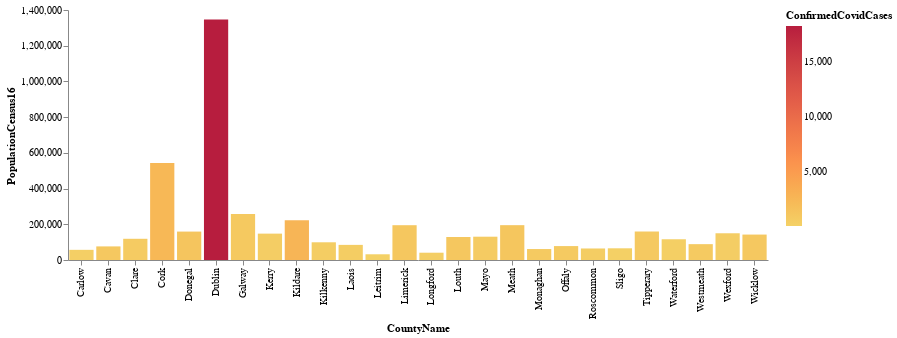

Notebook code cell kept with this figure:
### Code cell
#@title
alt.Chart(df_county).mark_bar().encode(
    x = 'CountyName:N',
    y = 'PopulationCensus16:Q',
    color=alt.Color('ConfirmedCovidCases:Q', scale=alt.Scale(scheme='goldred'))    
).properties(
    width=700,
    height=250
).configure_axis(
    grid=False
).configure_view(
    strokeWidth=0
).interactive()

### Figure 1 — Vega-Lite specification as saved in the notebook (floating-point values rounded to 4 significant figures)
{"config": {"view": {"continuousWidth": 400, "continuousHeight": 300, "strokeWidth": 0}, "axis": {"grid": false}}, "data": {"name": "data-e167ac261b36158eecf6c7ff5d946db3"}, "mark": "bar", "encoding": {"color": {"type": "quantitative", "field": "ConfirmedCovidCases", "scale": {"scheme": "goldred"}}, "x": {"type": "nominal", "field": "CountyName"}, "y": {"type": "quantitative", "field": "PopulationCensus16"}}, "height": 250, "selection": {"selector002": {"type": "interval", "bind": "scales", "encodings": ["x", "y"]}}, "width": 700, "$schema": "https://vega.github.io/schema/vega-lite/v4.8.1.json", "datasets": {"data-e167ac261b36158eecf6c7ff5d946db3": [{"ORIGID": null, "CountyName": "Carlow", "PopulationCensus16": 56932, "IGEasting": 278661, "IGNorthing": 163444, "Lat": 52.72, "Long": -6.837, "UniqueGeographicIdentifier": "http://data.geohive.ie/resource/county/2ae19629-143d-13a3-e055-000000000001", "ConfirmedCovidCases": 302, "PopulationProportionCovidCases": 530.5, "ConfirmedCovidDeaths": null, "ConfirmedCovidRecovered": null, "x": -6.837, "y": 52.72, "FID": 5721, "TimeStampDate": "2020/10/06 00:00:00+00"}, {"ORIGID": null, "CountyName": "Cavan", "PopulationCensus16": 76176, "IGEasting": 246380, "IGNorthing": 304501, "Lat": 53.99, "Long": -7.294, "UniqueGeographicIdentifier": "http://data.geohive.ie/resource/county/2ae19629-1448-13a3-e055-000000000001", "ConfirmedCovidCases": 1029, "PopulationProportionCovidCases": 1351.0, "ConfirmedCovidDeaths": null, "ConfirmedCovidRecovered": null, "x": -7.294, "y": 53.99, "FID": 5722, "TimeStampDate": "2020/10/06 00:00:00+00"}, {"ORIGID": null, "CountyName": "Clare", "PopulationCensus16": 118817, "IGEasting": 133493, "IGNorthing": 182732, "Lat": 52.89, "Long": -8.989, "UniqueGeographicIdentifier": "http://data.geohive.ie/resource/county/2ae19629-1450-13a3-e055-000000000001", "ConfirmedCovidCases": 727, "PopulationProportionCovidCases": 611.9, "ConfirmedCovidDeaths": null, "ConfirmedCovidRecovered": null, "x": -8.989, "y": 52.89, "FID": 5723, "TimeStampDate": "2020/10/06 00:00:00+00"}, {"ORIGID": null, "CountyName": "Cork", "PopulationCensus16": 542868, "IGEasting": 156242, "IGNorthing": 77860, "Lat": 51.95, "Long": -8.637, "UniqueGeographicIdentifier": "http://data.geohive.ie/resource/county/2ae19629-1451-13a3-e055-000000000001", "ConfirmedCovidCases": 2507, "PopulationProportionCovidCases": 461.8, "ConfirmedCovidDeaths": null, "ConfirmedCovidRecovered": null, "x": -8.637, "y": 51.95, "FID": 5724, "TimeStampDate": "2020/10/06 00:00:00+00"}, {"ORIGID": null, "CountyName": "Donegal", "PopulationCensus16": 159192, "IGEasting": 202615, "IGNorthing": 405691, "Lat": 54.9, "Long": -7.96, "UniqueGeographicIdentifier": "http://data.geohive.ie/resource/county/2ae19629-1452-13a3-e055-000000000001", "ConfirmedCovidCases": 1246, "PopulationProportionCovidCases": 782.7, "ConfirmedCovidDeaths": null, "ConfirmedCovidRecovered": null, "x": -7.96, "y": 54.9, "FID": 5725, "TimeStampDate": "2020/10/06 00:00:00+00"}, {"ORIGID": null, "CountyName": "Dublin", "PopulationCensus16": 1347359, "IGEasting": 313762, "IGNorthing": 235813, "Lat": 53.36, "Long": -6.292, "UniqueGeographicIdentifier": "http://data.geohive.ie/resource/county/2ae19629-144f-13a3-e055-000000000001", "ConfirmedCovidCases": 18278, "PopulationProportionCovidCases": 1357.0, "ConfirmedCovidDeaths": null, "ConfirmedCovidRecovered": null, "x": -6.292, "y": 53.36, "FID": 5726, "TimeStampDate": "2020/10/06 00:00:00+00"}, {"ORIGID": null, "CountyName": "Galway", "PopulationCensus16": 258058, "IGEasting": 151045, "IGNorthing": 235818, "Lat": 53.37, "Long": -8.736, "UniqueGeographicIdentifier": "http://data.geohive.ie/resource/county/2ae19629-1453-13a3-e055-000000000001", "ConfirmedCovidCases": 901, "PopulationProportionCovidCases": 349.1, "ConfirmedCovidDeaths": null, "ConfirmedCovidRecovered": null, "x": -8.736, "y": 53.37, "FID": 5727, "TimeStampDate": "2020/10/06 00:00:00+00"}, {"ORIGID": null, "CountyName": "Kerry", "PopulationCensus16": 147707, "IGEasting": 92975, "IGNorthing": 102996, "Lat": 52.17, "Long": -9.565, "UniqueGeographicIdentifier": "http://data.geohive.ie/resource/county/2ae19629-1454-13a3-e055-000000000001", "ConfirmedCovidCases": 466, "PopulationProportionCovidCases": 315.5, "ConfirmedCovidDeaths": null, "ConfirmedCovidRecovered": null, "x": -9.565, "y": 52.17, "FID": 5728, "TimeStampDate": "2020/10/06 00:00:00+00"}, {"ORIGID": null, "CountyName": "Kildare", "PopulationCensus16": 222504, "IGEasting": 281262, "IGNorthing": 221513, "Lat": 53.24, "Long": -6.784, "UniqueGeographicIdentifier": "http://data.geohive.ie/resource/county/2ae19629-1455-13a3-e055-000000000001", "ConfirmedCovidCases": 2724, "PopulationProportionCovidCases": 1224.0, "ConfirmedCovidDeaths": null, "ConfirmedCovidRecovered": null, "x": -6.784, "y": 53.24, "FID": 5729, "TimeStampDate": "2020/10/06 00:00:00+00"}, {"ORIGID": null, "CountyName": "Kilkenny", "PopulationCensus16": 99232, "IGEasting": 253094, "IGNorthing": 148060, "Lat": 52.58, "Long": -7.218, "UniqueGeographicIdentifier": "http://data.geohive.ie/resource/county/2ae19629-1456-13a3-e055-000000000001", "ConfirmedCovidCases": 495, "PopulationProportionCovidCases": 498.8, "ConfirmedCovidDeaths": null, "ConfirmedCovidRecovered": null, "x": -7.218, "y": 52.58, "FID": 5730, "TimeStampDate": "2020/10/06 00:00:00+00"}, {"ORIGID": null, "CountyName": "Laois", "PopulationCensus16": 84697, "IGEasting": 244211, "IGNorthing": 193996, "Lat": 53.0, "Long": -7.342, "UniqueGeographicIdentifier": "http://data.geohive.ie/resource/county/2ae19629-143e-13a3-e055-000000000001", "ConfirmedCovidCases": 517, "PopulationProportionCovidCases": 610.4, "ConfirmedCovidDeaths": null, "ConfirmedCovidRecovered": null, "x": -7.342, "y": 53.0, "FID": 5731, "TimeStampDate": "2020/10/06 00:00:00+00"}, {"ORIGID": null, "CountyName": "Leitrim", "PopulationCensus16": 32044, "IGEasting": 200446, "IGNorthing": 319670, "Lat": 54.13, "Long": -7.994, "UniqueGeographicIdentifier": "http://data.geohive.ie/resource/county/2ae19629-143f-13a3-e055-000000000001", "ConfirmedCovidCases": 124, "PopulationProportionCovidCases": 387.0, "ConfirmedCovidDeaths": null, "ConfirmedCovidRecovered": null, "x": -7.994, "y": 54.13, "FID": 5732, "TimeStampDate": "2020/10/06 00:00:00+00"}, {"ORIGID": null, "CountyName": "Limerick", "PopulationCensus16": 194899, "IGEasting": 149743, "IGNorthing": 141780, "Lat": 52.53, "Long": -8.741, "UniqueGeographicIdentifier": "http://data.geohive.ie/resource/county/2ae19629-1440-13a3-e055-000000000001", "ConfirmedCovidCases": 1118, "PopulationProportionCovidCases": 573.6, "ConfirmedCovidDeaths": null, "ConfirmedCovidRecovered": null, "x": -8.741, "y": 52.53, "FID": 5733, "TimeStampDate": "2020/10/06 00:00:00+00"}, {"ORIGID": null, "CountyName": "Longford", "PopulationCensus16": 40873, "IGEasting": 220162, "IGNorthing": 275901, "Lat": 53.73, "Long": -7.695, "UniqueGeographicIdentifier": "http://data.geohive.ie/resource/county/2ae19629-1441-13a3-e055-000000000001", "ConfirmedCovidCases": 388, "PopulationProportionCovidCases": 949.3, "ConfirmedCovidDeaths": null, "ConfirmedCovidRecovered": null, "x": -7.695, "y": 53.73, "FID": 5734, "TimeStampDate": "2020/10/06 00:00:00+00"}, {"ORIGID": null, "CountyName": "Louth", "PopulationCensus16": 128884, "IGEasting": 299463, "IGNorthing": 297349, "Lat": 53.92, "Long": -6.487, "UniqueGeographicIdentifier": "http://data.geohive.ie/resource/county/2ae19629-1442-13a3-e055-000000000001", "ConfirmedCovidCases": 1106, "PopulationProportionCovidCases": 858.1, "ConfirmedCovidDeaths": null, "ConfirmedCovidRecovered": null, "x": -6.487, "y": 53.92, "FID": 5735, "TimeStampDate": "2020/10/06 00:00:00+00"}, {"ORIGID": null, "CountyName": "Mayo", "PopulationCensus16": 130507, "IGEasting": 117679, "IGNorthing": 297355, "Lat": 53.92, "Long": -9.254, "UniqueGeographicIdentifier": "http://data.geohive.ie/resource/county/2ae19629-1443-13a3-e055-000000000001", "ConfirmedCovidCases": 681, "PopulationProportionCovidCases": 521.8, "ConfirmedCovidDeaths": null, "ConfirmedCovidRecovered": null, "x": -9.254, "y": 53.92, "FID": 5736, "TimeStampDate": "2020/10/06 00:00:00+00"}, {"ORIGID": null, "CountyName": "Meath", "PopulationCensus16": 195044, "IGEasting": 284946, "IGNorthing": 271349, "Lat": 53.69, "Long": -6.715, "UniqueGeographicIdentifier": "http://data.geohive.ie/resource/county/2ae19629-1444-13a3-e055-000000000001", "ConfirmedCovidCases": 1190, "PopulationProportionCovidCases": 610.1, "ConfirmedCovidDeaths": null, "ConfirmedCovidRecovered": null, "x": -6.715, "y": 53.69, "FID": 5737, "TimeStampDate": "2020/10/06 00:00:00+00"}, {"ORIGID": null, "CountyName": "Monaghan", "PopulationCensus16": 61386, "IGEasting": 268914, "IGNorthing": 326818, "Lat": 54.19, "Long": -6.945, "UniqueGeographicIdentifier": "http://data.geohive.ie/resource/county/2ae19629-1445-13a3-e055-000000000001", "ConfirmedCovidCases": 764, "PopulationProportionCovidCases": 1245.0, "ConfirmedCovidDeaths": null, "ConfirmedCovidRecovered": null, "x": -6.945, "y": 54.19, "FID": 5738, "TimeStampDate": "2020/10/06 00:00:00+00"}, {"ORIGID": null, "CountyName": "Offaly", "PopulationCensus16": 77961, "IGEasting": 222690, "IGNorthing": 223679, "Lat": 53.26, "Long": -7.661, "UniqueGeographicIdentifier": "http://data.geohive.ie/resource/county/2ae19629-1446-13a3-e055-000000000001", "ConfirmedCovidCases": 781, "PopulationProportionCovidCases": 1002.0, "ConfirmedCovidDeaths": null, "ConfirmedCovidRecovered": null, "x": -7.661, "y": 53.26, "FID": 5739, "TimeStampDate": "2020/10/06 00:00:00+00"}, {"ORIGID": null, "CountyName": "Roscommon", "PopulationCensus16": 64544, "IGEasting": 182029, "IGNorthing": 283486, "Lat": 53.8, "Long": -8.274, "UniqueGeographicIdentifier": "http://data.geohive.ie/resource/county/2ae19629-1447-13a3-e055-000000000001", "ConfirmedCovidCases": 513, "PopulationProportionCovidCases": 794.8, "ConfirmedCovidDeaths": null, "ConfirmedCovidRecovered": null, "x": -8.274, "y": 53.8, "FID": 5740, "TimeStampDate": "2020/10/06 00:00:00+00"}, {"ORIGID": null, "CountyName": "Sligo", "PopulationCensus16": 65535, "IGEasting": 165130, "IGNorthing": 323355, "Lat": 54.16, "Long": -8.534, "UniqueGeographicIdentifier": "http://data.geohive.ie/resource/county/2ae19629-1449-13a3-e055-000000000001", "ConfirmedCovidCases": 229, "PopulationProportionCovidCases": 349.4, "ConfirmedCovidDeaths": null, "ConfirmedCovidRecovered": null, "x": -8.534, "y": 54.16, "FID": 5741, "TimeStampDate": "2020/10/06 00:00:00+00"}, {"ORIGID": null, "CountyName": "Tipperary", "PopulationCensus16": 159553, "IGEasting": 205427, "IGNorthing": 154345, "Lat": 52.64, "Long": -7.921, "UniqueGeographicIdentifier": "http://data.geohive.ie/resource/county/2ae19629-144a-13a3-e055-000000000001", "ConfirmedCovidCases": 849, "PopulationProportionCovidCases": 532.1, "ConfirmedCovidDeaths": null, "ConfirmedCovidRecovered": null, "x": -7.921, "y": 52.64, "FID": 5742, "TimeStampDate": "2020/10/06 00:00:00+00"}, {"ORIGID": null, "CountyName": "Waterford", "PopulationCensus16": 116176, "IGEasting": 234676, "IGNorthing": 105809, "Lat": 52.2, "Long": -7.494, "UniqueGeographicIdentifier": "http://data.geohive.ie/resource/county/2ae19629-144b-13a3-e055-000000000001", "ConfirmedCovidCases": 362, "PopulationProportionCovidCases": 311.6, "ConfirmedCovidDeaths": null, "ConfirmedCovidRecovered": null, "x": -7.494, "y": 52.2, "FID": 5743, "TimeStampDate": "2020/10/06 00:00:00+00"}, {"ORIGID": null, "CountyName": "Westmeath", "PopulationCensus16": 88770, "IGEasting": 238362, "IGNorthing": 255966, "Lat": 53.55, "Long": -7.422, "UniqueGeographicIdentifier": "http://data.geohive.ie/resource/county/2ae19629-144c-13a3-e055-000000000001", "ConfirmedCovidCases": 823, "PopulationProportionCovidCases": 927.1, "ConfirmedCovidDeaths": null, "ConfirmedCovidRecovered": null, "x": -7.422, "y": 53.55, "FID": 5744, "TimeStampDate": "2020/10/06 00:00:00+00"}, {"ORIGID": null, "CountyName": "Wexford", "PopulationCensus16": 149722, "IGEasting": 301627, "IGNorthing": 141559, "Lat": 52.52, "Long": -6.504, "UniqueGeographicIdentifier": "http://data.geohive.ie/resource/county/2ae19629-144d-13a3-e055-000000000001", "ConfirmedCovidCases": 469, "PopulationProportionCovidCases": 313.2, "ConfirmedCovidDeaths": null, "ConfirmedCovidRecovered": null, "x": -6.504, "y": 52.52, "FID": 5745, "TimeStampDate": "2020/10/06 00:00:00+00"}, {"ORIGID": null, "CountyName": "Wicklow", "PopulationCensus16": 142425, "IGEasting": 311162, "IGNorthing": 197894, "Lat": 53.02, "Long": -6.344, "UniqueGeographicIdentifier": "http://data.geohive.ie/resource/county/2ae19629-144e-13a3-e055-000000000001", "ConfirmedCovidCases": 991, "PopulationProportionCovidCases": 695.8, "ConfirmedCovidDeaths": null, "ConfirmedCovidRecovered": null, "x": -6.344, "y": 53.02, "FID": 5746, "TimeStampDate": "2020/10/06 00:00:00+00"}]}}
